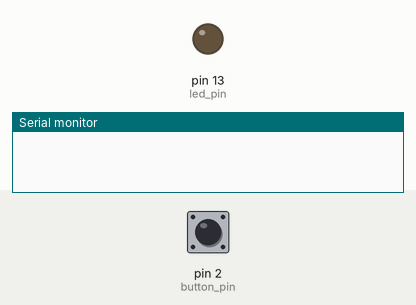
Simulated run of this sketch. Board: Arduino Uno, built with avr-gcc and run on an emulated ATmega328P. Parts: output pins drawn as LEDs (lit = HIGH), the last lines printed to the serial monitor. The inputs (shaded band) are chosen by the test bench; at power-on: pin 2 (button_pin) HIGH.

Above: at 1.2 s.
1.3 s: pin 2 (button_pin) pulled LOW for 0.15 s
At 1.9 s:
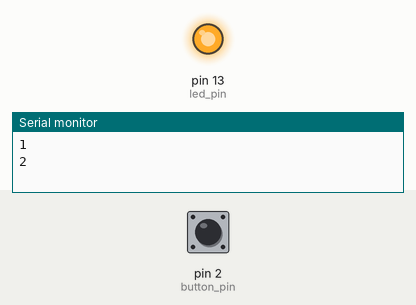
2.9 s: pin 2 (button_pin) pulled LOW for 3.2 s
At 3.6 s:
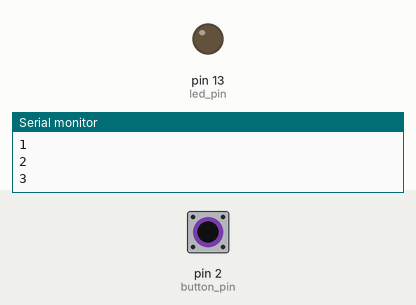
Timing chart, 0 to 7.6 s (numbered marks = the images above; inputs shaded):
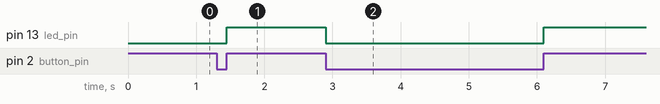

The sketch:

09.Debouncing.ino
```cpp
int led_pin = 13;
int button_pin = 2;

volatile int count = 0;

// Timestamp of last valid button press
volatile unsigned long lastDebounceTime = 0;

// Debounce delay in milliseconds
const unsigned long debounceDelay = 50;

void handle_button() {
    // Check the time since the last valid button press
    unsigned long currentTime = millis();
    if (currentTime - lastDebounceTime > debounceDelay) {
        digitalWrite(led_pin, digitalRead(button_pin));

        // Print the count to the serial monitor
        count++;
        Serial.println(count);

        // Update the last debounce time
        lastDebounceTime = currentTime;
    }
}

void handle_other_stuff() {
    delay(250);
}

void setup() {
    Serial.begin(9600);
    pinMode(led_pin, OUTPUT);
    pinMode(button_pin, INPUT_PULLUP);
    attachInterrupt(INT0, handle_button, CHANGE);
}

void loop() {
    handle_other_stuff();
}
```

Measured:
- after the input at 1.3 s, pin 13 (led_pin): LOW → HIGH after 0.15 s
- after the input at 2.9 s, pin 13 (led_pin): HIGH → LOW at once, → HIGH 3.2 s later
